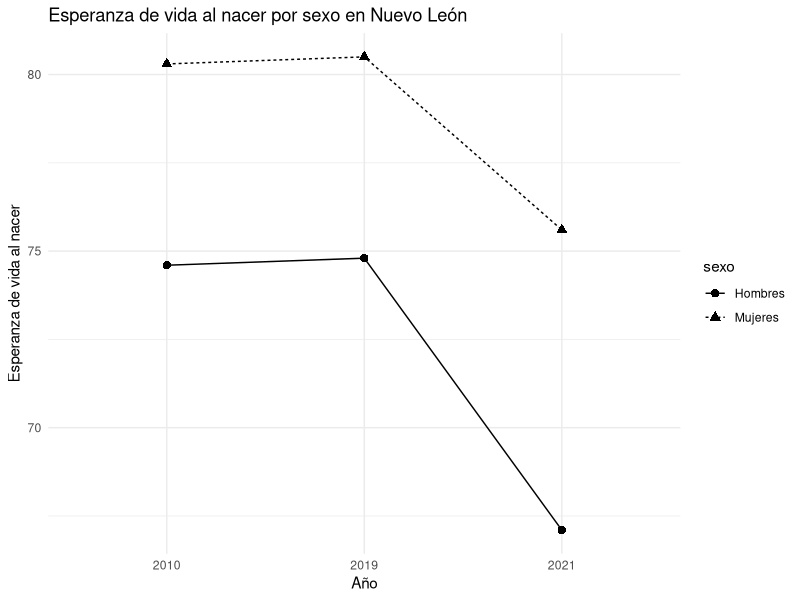

Write R code to recreate this figure. (Note: this script raises an error after producing the figure.)
# ==========================================================
# Proyecto: Tablas de vida de Nuevo León
# Archivo: scripts/calculos_tablas_vida.R
# Autor: 
#- "Alcibar Perez Atzabel"
#- "Cisneros Calavazo Bitia Eleonai"


rm(list = ls())


paquetes <- c("data.table", "dplyr", "ggplot2", "knitr")
instalar <- paquetes[!(paquetes %in% installed.packages()[, "Package"])]
if(length(instalar) > 0) install.packages(instalar)

library(data.table)
library(dplyr)
library(ggplot2)
library(knitr)

# La base debe tener: anio, sexo, edad_inicio, grupo_edad, n,
# ax, poblacion y defunciones.
datos <- fread("data/base_nuevo_leon.csv")

# En caso de que el archivo ya tenga columnas calculadas, se
# eliminan para recalcular todo desde población y defunciones.
cols_calc <- c("mx", "qx", "lx", "dx", "Lx", "Tx", "ex", "APV_85")
datos[, (intersect(cols_calc, names(datos))) := NULL]

# Asegurar orden correcto
datos <- datos %>%
  arrange(anio, sexo, edad_inicio)

# Fórmulas de tabla de vida 
# mx = D_x / P_x
# qx = n*mx / (1 + (n-ax)*mx)
# l0 = 100000
# dx = lx*qx
# Lx = n*lx - (n-ax)*dx
# Tx = suma acumulada de Lx desde la edad x hasta la última edad
# ex = Tx / lx

calcular_tabla_vida <- function(df) {
  df <- df %>% arrange(edad_inicio)

  df <- df %>%
    mutate(
      ax = ifelse(is.na(ax), n/2, ax),
      mx = defunciones / poblacion,
      qx = ifelse(edad_inicio >= 85, 1, (n * mx) / (1 + (n - ax) * mx))
    )

  df$lx <- NA_real_
  df$dx <- NA_real_
  df$Lx <- NA_real_
  df$Tx <- NA_real_
  df$ex <- NA_real_

  df$lx[1] <- 100000

  for(i in seq_len(nrow(df))) {
    df$dx[i] <- df$lx[i] * df$qx[i]

    if(df$edad_inicio[i] >= 85) {
      df$Lx[i] <- df$lx[i] / df$mx[i]
    } else {
      df$Lx[i] <- df$n[i] * df$lx[i] - (df$n[i] - df$ax[i]) * df$dx[i]
    }

    if(i < nrow(df)) {
      df$lx[i + 1] <- df$lx[i] - df$dx[i]
    }
  }

  df$Tx <- rev(cumsum(rev(df$Lx)))
  df$ex <- df$Tx / df$lx
  df$APV_85 <- ifelse(df$edad_inicio == 0, 85 - df$ex, NA)

  return(df)
}

tabla_vida <- datos %>%
  group_by(anio, sexo) %>%
  group_modify(~ calcular_tabla_vida(.x)) %>%
  ungroup()


fwrite(tabla_vida, "data/tabla_vida_nuevo_leon_calculada.csv")

esperanza_vida <- tabla_vida %>%
  filter(edad_inicio == 0) %>%
  select(anio, sexo, esperanza_vida_al_nacer = ex, APV_85)

fwrite(esperanza_vida, "data/esperanza_vida_nuevo_leon_calculada.csv")

print(kable(esperanza_vida, digits = 2))

##Gráficas 
g1 <- ggplot(esperanza_vida, aes(x = factor(anio), y = esperanza_vida_al_nacer, group = sexo)) +
  geom_line(aes(linetype = sexo)) +
  geom_point(aes(shape = sexo), size = 2.5) +
  labs(
    title = "Esperanza de vida al nacer por sexo en Nuevo León",
    x = "Año",
    y = "Esperanza de vida al nacer"
  ) +
  theme_minimal()

ggsave("graficas/esperanza_vida_nuevo_leon.png", g1, width = 8, height = 5, dpi = 300)

g2 <- ggplot(tabla_vida, aes(x = edad_inicio, y = qx, group = interaction(anio, sexo))) +
  geom_line(aes(linetype = sexo)) +
  facet_wrap(~ anio) +
  scale_y_log10() +
  labs(
    title = "Probabilidad de muerte qx por edad, sexo y año",
    x = "Edad inicial del grupo",
    y = "qx"
  ) +
  theme_minimal()

ggsave("graficas/qx_nuevo_leon.png", g2, width = 9, height = 5, dpi = 300)

g3 <- ggplot(tabla_vida, aes(x = edad_inicio, y = lx, group = interaction(anio, sexo))) +
  geom_line(aes(linetype = sexo)) +
  facet_wrap(~ anio) +
  labs(
    title = "Sobrevivientes lx por edad, sexo y año",
    x = "Edad inicial del grupo",
    y = "lx"
  ) +
  theme_minimal()

ggsave("graficas/lx_nuevo_leon.png", g3, width = 9, height = 5, dpi = 300)

g4 <- tabla_vida %>%
  group_by(anio, sexo) %>%
  summarise(defunciones = sum(defunciones), .groups = "drop") %>%
  ggplot(aes(x = factor(anio), y = defunciones, group = sexo)) +
  geom_line(aes(linetype = sexo)) +
  geom_point(aes(shape = sexo), size = 2.5) +
  labs(
    title = "Defunciones estimadas en la base de trabajo",
    x = "Año",
    y = "Defunciones"
  ) +
  theme_minimal()

ggsave("graficas/defunciones_estimadas.png", g4, width = 8, height = 5, dpi = 300)


cat("\nProceso terminado. Archivos generados:\n")
cat("- datos/tabla_vida_nuevo_leon_calculada.csv\n")
cat("- datos/esperanza_vida_nuevo_leon_calculada.csv\n")
cat("- graficas/esperanza_vida_nuevo_leon.png\n")
cat("- graficas/qx_nuevo_leon.png\n")
cat("- graficas/lx_nuevo_leon.png\n")
cat("- graficas/defunciones_estimadas.png\n")
